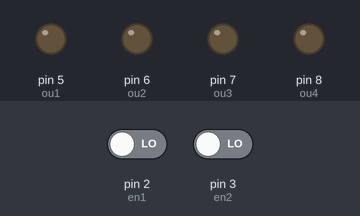
Bench run of a sketch on a simulated Arduino Uno, built with avr-gcc and run on an emulated ATmega328P. On the bench: output pins drawn as LEDs (lit = HIGH). The inputs (shaded band) are chosen by the test bench; at power-on: pin 2 (en1) LOW, pin 3 (en2) LOW.

Above: at 1.2 s.
1.3 s: pin 2 (en1) driven HIGH
At 1.83 s:
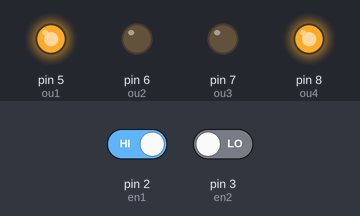
4.3 s: pin 3 (en2) driven HIGH
At 4.67 s:
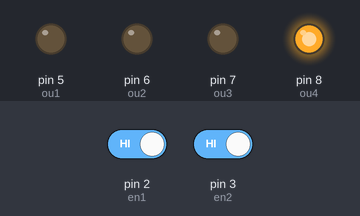
7.3 s: pin 3 (en2) driven LOW
At 7.51 s:
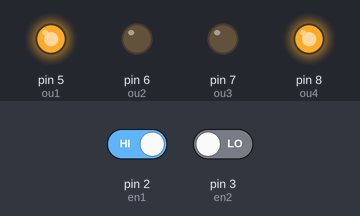
10.3 s: pin 2 (en1) driven LOW
At 11.4 s:
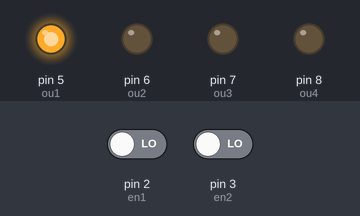
Timing chart, 0 to 12.8 s (numbered marks = the images above; inputs shaded):
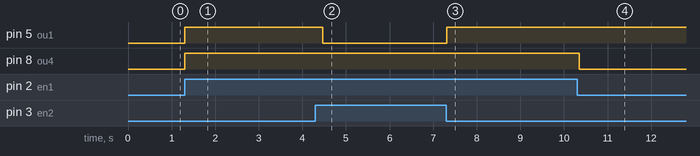

Measured:
- after the input at 1.3 s, pin 5 (ou1), pin 8 (ou4): LOW → HIGH at once
- after the input at 4.3 s, pin 5 (ou1): HIGH → LOW after 0.17 s
- after the input at 7.3 s, pin 5 (ou1): LOW → HIGH at once
- after the input at 10.3 s, pin 8 (ou4): HIGH → LOW after 0.05 s

The sketch:

entradas.ino
```cpp
int en1=2;
int en2=3;
int en3=4;

int ou1=5;
int ou2=6;
int ou3=7;
int ou4=8;

int din1=0;
int din2=0;
int din3=0;
int din4=0;
int contador=0;

bool flag1=true;

void setup() {
  // initialize digital pin LED_BUILTIN as an output.
  pinMode(en1, INPUT);
  pinMode(en2, INPUT);
  pinMode(en3, INPUT);
  pinMode(ou1, OUTPUT);
  pinMode(ou2, OUTPUT);
  pinMode(ou3, OUTPUT);
  pinMode(ou4, OUTPUT);
}

// the loop function runs over and over again forever
void loop() {
  if (flag1){
    din1=digitalRead(en1);
    if (din1==HIGH){
      digitalWrite(ou1, HIGH);
      flag1=false;
      digitalWrite(ou4, HIGH);


    }

    din2=digitalRead(en2);
    if (din2==HIGH){
      digitalWrite(ou1, LOW);
      digitalWrite(ou4, HIGH);
      flag1=false;
    }

  }

  if (contador > 100){
    contador=0;
    flag1=true;
    digitalWrite(ou4,LOW);

  }
  contador++;
  delay(2);


/*

    }
    else{
      digitalWrite(5, LOW);
    }


  din2=digitalRead(en2);
  if (din2==HIGH){
      digitalWrite(6, HIGH);
  }
  else{
      digitalWrite(6, LOW);
  }

  din3=digitalRead(en3);
  if (din3==HIGH){
      digitalWrite(7, HIGH);
  }
  else{
      digitalWrite(7, LOW);
  }

  if (din4==HIGH){
      digitalWrite(8, HIGH);
  }
  else{
      digitalWrite(8, LOW);
  }

  */

}
```
